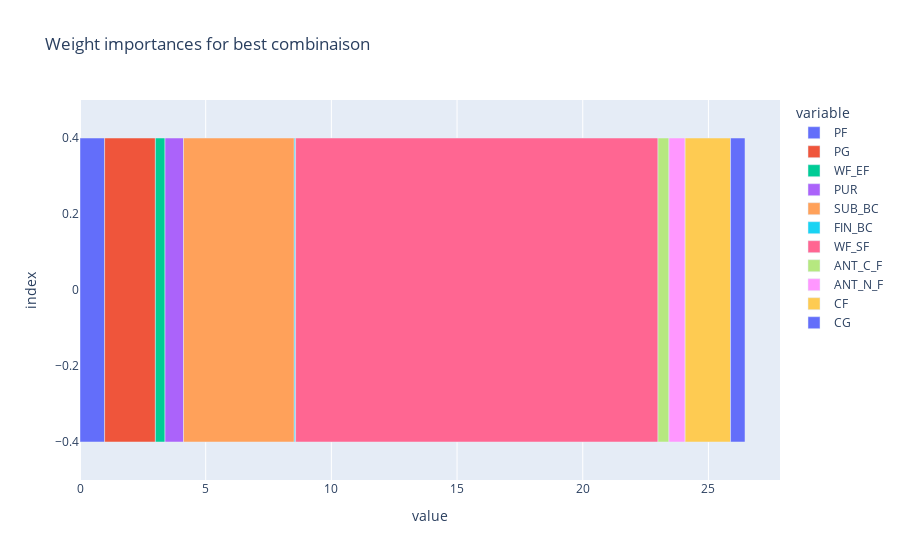

Write notebook code for a chart like this one.
### Code cell
import pandas as pd
import plotly.express as px

# Graphique en barres
fig = px.bar(best_df, x=best_df.columns,  title='Weight importances for best combinaison')
fig.show()

### Figure 1 — Plotly figure (JSON) as saved in the notebook; plotly's stock layout.template omitted (floating-point values rounded to 4 significant figures)
{"data": [{"hovertemplate": "variable=PF<br>value=%{x}<br>index=%{y}<extra></extra>", "legendgroup": "PF", "marker": {"color": "#636efa", "pattern": {"shape": ""}}, "name": "PF", "orientation": "h", "showlegend": true, "textposition": "auto", "type": "bar", "x": [0.9792], "xaxis": "x", "y": [0], "yaxis": "y"}, {"hovertemplate": "variable=PG<br>value=%{x}<br>index=%{y}<extra></extra>", "legendgroup": "PG", "marker": {"color": "#EF553B", "pattern": {"shape": ""}}, "name": "PG", "orientation": "h", "showlegend": true, "textposition": "auto", "type": "bar", "x": [2.02], "xaxis": "x", "y": [0], "yaxis": "y"}, {"hovertemplate": "variable=WF_EF<br>value=%{x}<br>index=%{y}<extra></extra>", "legendgroup": "WF_EF", "marker": {"color": "#00cc96", "pattern": {"shape": ""}}, "name": "WF_EF", "orientation": "h", "showlegend": true, "textposition": "auto", "type": "bar", "x": [0.3832], "xaxis": "x", "y": [0], "yaxis": "y"}, {"hovertemplate": "variable=PUR<br>value=%{x}<br>index=%{y}<extra></extra>", "legendgroup": "PUR", "marker": {"color": "#ab63fa", "pattern": {"shape": ""}}, "name": "PUR", "orientation": "h", "showlegend": true, "textposition": "auto", "type": "bar", "x": [0.7363], "xaxis": "x", "y": [0], "yaxis": "y"}, {"hovertemplate": "variable=SUB_BC<br>value=%{x}<br>index=%{y}<extra></extra>", "legendgroup": "SUB_BC", "marker": {"color": "#FFA15A", "pattern": {"shape": ""}}, "name": "SUB_BC", "orientation": "h", "showlegend": true, "textposition": "auto", "type": "bar", "x": [4.406], "xaxis": "x", "y": [0], "yaxis": "y"}, {"hovertemplate": "variable=FIN_BC<br>value=%{x}<br>index=%{y}<extra></extra>", "legendgroup": "FIN_BC", "marker": {"color": "#19d3f3", "pattern": {"shape": ""}}, "name": "FIN_BC", "orientation": "h", "showlegend": true, "textposition": "auto", "type": "bar", "x": [0.05195], "xaxis": "x", "y": [0], "yaxis": "y"}, {"hovertemplate": "variable=WF_SF<br>value=%{x}<br>index=%{y}<extra></extra>", "legendgroup": "WF_SF", "marker": {"color": "#FF6692", "pattern": {"shape": ""}}, "name": "WF_SF", "orientation": "h", "showlegend": true, "textposition": "auto", "type": "bar", "x": [14.42], "xaxis": "x", "y": [0], "yaxis": "y"}, {"hovertemplate": "variable=ANT_C_F<br>value=%{x}<br>index=%{y}<extra></extra>", "legendgroup": "ANT_C_F", "marker": {"color": "#B6E880", "pattern": {"shape": ""}}, "name": "ANT_C_F", "orientation": "h", "showlegend": true, "textposition": "auto", "type": "bar", "x": [0.4342], "xaxis": "x", "y": [0], "yaxis": "y"}, {"hovertemplate": "variable=ANT_N_F<br>value=%{x}<br>index=%{y}<extra></extra>", "legendgroup": "ANT_N_F", "marker": {"color": "#FF97FF", "pattern": {"shape": ""}}, "name": "ANT_N_F", "orientation": "h", "showlegend": true, "textposition": "auto", "type": "bar", "x": [0.645], "xaxis": "x", "y": [0], "yaxis": "y"}, {"hovertemplate": "variable=CF<br>value=%{x}<br>index=%{y}<extra></extra>", "legendgroup": "CF", "marker": {"color": "#FECB52", "pattern": {"shape": ""}}, "name": "CF", "orientation": "h", "showlegend": true, "textposition": "auto", "type": "bar", "x": [1.806], "xaxis": "x", "y": [0], "yaxis": "y"}, {"hovertemplate": "variable=CG<br>value=%{x}<br>index=%{y}<extra></extra>", "legendgroup": "CG", "marker": {"color": "#636efa", "pattern": {"shape": ""}}, "name": "CG", "orientation": "h", "showlegend": true, "textposition": "auto", "type": "bar", "x": [0.5752], "xaxis": "x", "y": [0], "yaxis": "y"}], "layout": {"barmode": "relative", "legend": {"title": {"text": "variable"}, "tracegroupgap": 0}, "title": {"text": "Weight importances for best combinaison"}, "xaxis": {"anchor": "y", "domain": [0, 1], "title": {"text": "value"}}, "yaxis": {"anchor": "x", "domain": [0, 1], "title": {"text": "index"}}}}
